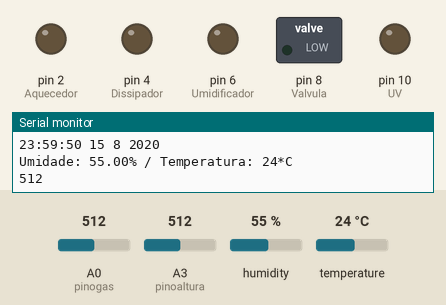
Recording of a sketch running on a simulated Arduino Uno, built with avr-gcc and run on an emulated ATmega328P. Parts: switched loads named in the sketch (green lamp = pin HIGH), output pins drawn as LEDs (lit = HIGH), the last lines printed to the serial monitor. The test bench sets the inputs (shaded band); at power-on: humidity 55 %, A3 (pinoaltura) = 512, A0 (pinogas) = 512, temperature 24 °C.

Above: at 1.8 s.
1.9 s: humidity set to 89 %
3.4 s: humidity set to 92 %
At 4.7 s:
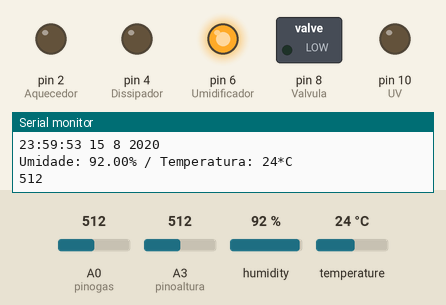
5.4 s: A3 (pinoaltura) set to 486
At 6.9 s:
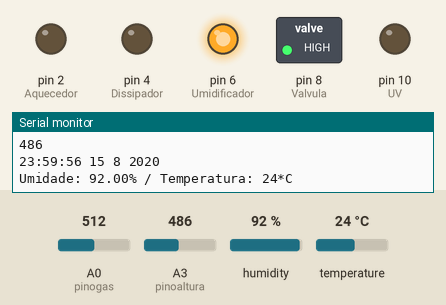
7.3 s: A0 (pinogas) set to 309
11.3 s: A0 (pinogas) set to 288
At 12.5 s:
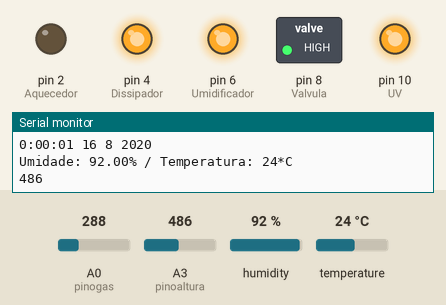
13.2 s: temperature set to 28 °C
At 14.7 s:
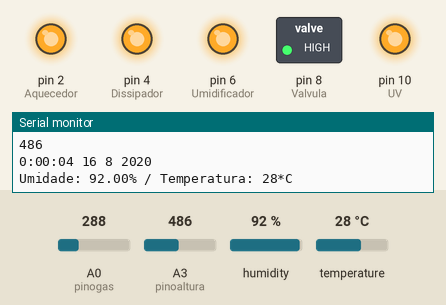
Timing chart, 0 to 16.2 s (numbered marks = the images above; inputs shaded):
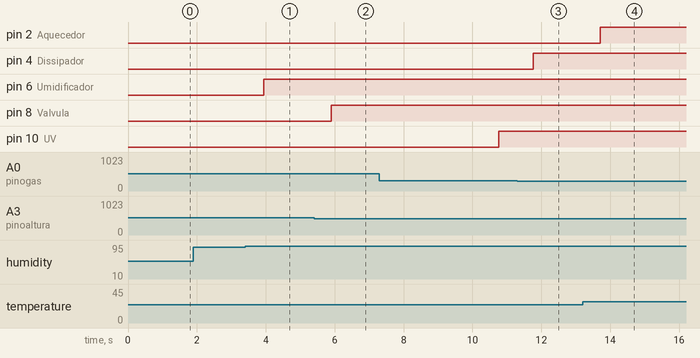

The sketch:

FliesBreedingExtremely.ino
```cpp
/*
 * Desenvolvedores: Felipe Lourenço e Paulo Henrique Munhoz
 */


/*
-------------------------------------------------------------------------------------------------------------------------------------

 * Principais Bibliotecas
 */

#include "dht.h"
#include <TimeLib.h>

/*
-------------------------------------------------------------------------------------------------------------------------------------

   Pinagem Analógica do Arduino

*/

int pinogas = A0;                                              // Pino analógico utilizado pelo sensor de gás MQ-2
const int pinoDHT11 = A2;                                      // Pino analógico utilizado pelo sensor DHT11
const int pinoaltura = A3;                                     // Pino analógico utilizado pelo sensor de altura

/*

--------------------------------------------------------------------------------------------------------------------------------------

   Pinagem Digital do Arduino

*/

const int Aquecedor = 2;                                     // Pino Digital do atuador Aquecedor    -> Relé ativa em 0
const int Dissipador = 4;                                    // Pino Digital do atuador Dissipador   -> Relé ativa em 0
const int Umidificador = 6;                                  // Pino Digital do atuador Umificador   -> Relé ativa em 0
const int Valvula = 8;                                       // Pino Digital do atuador Válvula      -> Relé ativa em 0
const int UV = 10;                                           // Pino Digital do atuador Lâmpada UV   -> Relé ativa em 0

/*

--------------------------------------------------------------------------------------------------------------------------------------


   Variáveis Globais

*/

int leitura_sensor = 300;                                      // Definingo um valor (nível de gás normal)
dht DHT;                                                       // variável do tipo DHT

/*

--------------------------------------------------------------------------------------------------------------------------------------


   Inicialização do SETUP do sistema

*/

void setup(){

  setTime(23,59,50,15,8,2020);
  pinMode(Aquecedor, OUTPUT);
  pinMode(Dissipador, OUTPUT);
  pinMode(Umidificador, OUTPUT);
  pinMode(Valvula,OUTPUT);
  pinMode(UV, OUTPUT);
  pinMode(pinogas, INPUT);
  Serial.begin(9600);


}

/*

---------------------------------------------------------------------------------------------------------------------------------------

  Loop 1

*/
void loop(){

  clock();
  DHT.read11(pinoDHT11);                                         // Lê as informações do sensor DHT
  Serial.print("Umidade: ");
  Serial.print(DHT.humidity);
  Serial.print("%");
  Serial.print(" / Temperatura: ");
  Serial.print(DHT.temperature, 0);
  Serial.println("*C");


   if(DHT.temperature< 20.00 ){
    digitalWrite(Aquecedor, LOW);

  }

  if(DHT.temperature >25) {
    digitalWrite(Aquecedor,HIGH);

  }

  if(DHT.temperature >=25 && DHT.temperature <20 ){
     digitalWrite(Aquecedor,LOW);

  }

   if(DHT.humidity< 70.00 ){
    digitalWrite(Umidificador, LOW);

  }

  if(DHT.humidity >90) {
    digitalWrite(Umidificador,HIGH);

  }

  if(DHT.humidity >90 && DHT.humidity <70 ){
    digitalWrite(Umidificador,LOW);

  }
   int valor_analogico = analogRead(pinogas);                  //Variável recebe o valor analógico de pinogas
        if (valor_analogico > leitura_sensor){
           digitalWrite(Dissipador,LOW);
        }else{
           digitalWrite(Dissipador,HIGH);
 }


 int x = analogRead(pinoaltura);                               // Variável x recebe o valor analógicoaltura
  Serial.println(x);
  if(x > 500){                                                 // Se a altura for maior que 690 bits(PODE SER AJUSTADO)
      digitalWrite(Valvula, LOW);
  }else{
    digitalWrite(Valvula, HIGH);
  }

  delay(946);                                                 // valor conseguido por tentativa.

}

/*

---------------------------------------------------------------------------------------------------------------------------------------

  Loop 2 para o relógio

*/
void loopforclock(){

   clock();

}


/*

--------------------------------------------------------------------------------------------------------------------------------------

  Procedimentos Essenciais

*/

void clock(){

    Serial.println();
    Serial.print(hour());
    printDigits(minute());
    printDigits(second());
    Serial.print(" ");
    Serial.print(day());
    Serial.print(" ");
    Serial.print(month());
    Serial.print(" ");
    Serial.print(year());
    Serial.println();
    if( hour()>=0 && hour()<=12){

      digitalWrite(UV,HIGH);

      }else{

        digitalWrite(UV,LOW);
        }
 }

void printDigits(int digits){

  Serial.print(":");
  if(digits < 10)
    Serial.print('0');
    Serial.print(digits);
}
```

Measured:
- the behaviour switches between 90 and 91 % on humidity (found by bisection; images 0 and 1)
- the behaviour switches between 501 and 500 on A3 (pinoaltura) (found by bisection; images 1 and 2)
- the behaviour switches between 301 and 300 on A0 (pinogas) (found by bisection; images 2 and 3)
- after the input at 3.4 s, pin 6 (Umidificador): LOW → HIGH after 0.54 s
- after the input at 5.4 s, pin 8 (Valvula): LOW → HIGH after 0.50 s
- after the input at 11.3 s, pin 4 (Dissipador): LOW → HIGH after 0.46 s
- after the input at 13.2 s, pin 2 (Aquecedor): LOW → HIGH after 0.51 s
